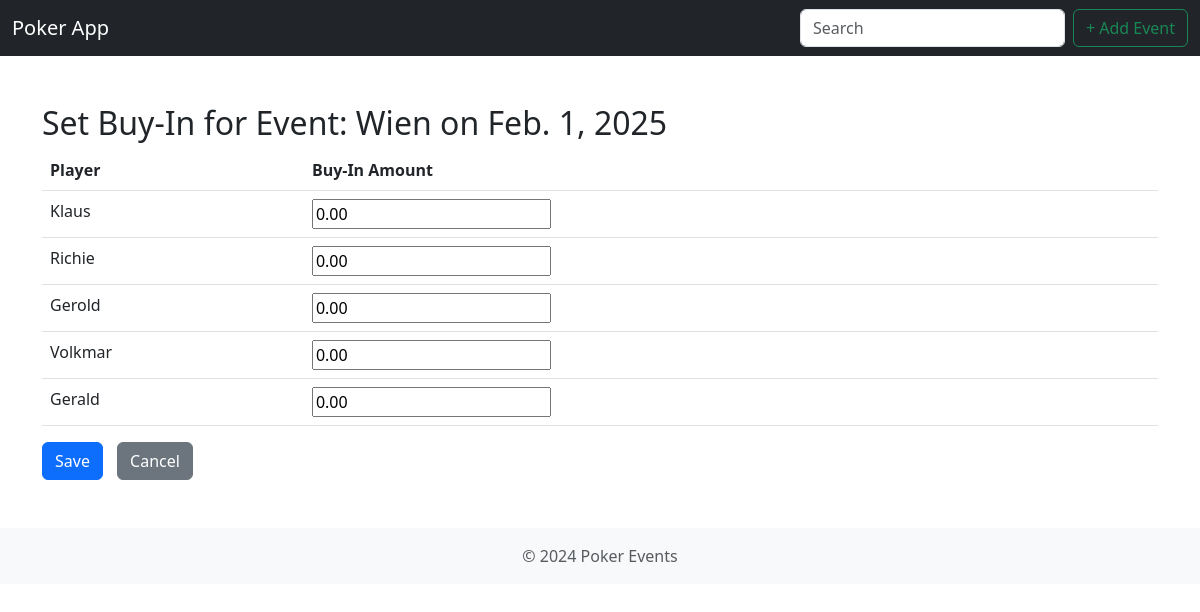
Page /buy_in/2/ on the committed database.
### poker_data/models.py (models this page shows, shortened)
class Event(models.Model):
    host_location = models.CharField(max_length=100, blank=True, null=True)  # formerly "gastgeber_ort"
    participants = models.ManyToManyField(Player, through='EventParticipation', related_name='events')  # formerly "teilnehmer"
    pot = models.DecimalField(max_digits=10, decimal_places=2)
    date = models.DateField()  # formerly "datum" #TODO change format to dd.mm.yyyy
    active = models.BooleanField(default=True)  # formerly "active"
    asop = models.BooleanField(default=False)  # formerly "asop"
    host_player = models.ForeignKey(Player, on_delete=models.SET_NULL, blank=True, null=True, related_name='hosted_events')  # formerly "gastgeber_spieler"

class EventParticipation(models.Model):
    player = models.ForeignKey(Player, on_delete=models.CASCADE, related_name='event_participations')
    event = models.ForeignKey(Event, on_delete=models.CASCADE)
    earnings = models.DecimalField(max_digits=10, decimal_places=2, default=0)
    buy_in = models.DecimalField(max_digits=10, decimal_places=2, default=0)  # New buy-in field

class Player(models.Model):
    name = models.CharField(max_length=100)
    founding_member = models.BooleanField(default=False)
    first_participation = models.DateField(blank=True, null=True)
    total_earnings = models.DecimalField(max_digits=10, decimal_places=2, default=0)

### poker_events/views.py (the view)
# urls.py: path('buy_in/<int:event_id>/', views.buy_in, name='buy_in'),
def buy_in(request, event_id):
    event = get_object_or_404(Event, id=event_id)
    participations = EventParticipation.objects.filter(event=event)
    BuyInFormSet = modelformset_factory(
        EventParticipation,
        fields=('buy_in',),
        extra=0  # No extra empty forms
    )
    if request.method == 'POST':
        formset = BuyInFormSet(request.POST, queryset=participations)
        if formset.is_valid():
            with transaction.atomic():
                for form in formset:
                    participation = form.save(commit=False)
                    event.pot -= participation.buy_in  # Subtract buy-in from event pot
                    participation.save()
                event.save()
            return redirect('home')  # Redirect to home after saving
    else:
        formset = BuyInFormSet(queryset=participations)
    return render(request, 'buy_in.html', {'formset': formset, 'event': event})

### poker_data/context_processors.py (called while the page is built)
def active_events_status(request):
    return {
        'active_events_exist': Event.objects.filter(active=True).exists()
    }

### templates/buy_in.html (shortened to what this page needs)
{% extends 'base.html' %}
{% block content %}
  <div class="container my-5">
    <h2>Set Buy-In for Event: {{ event.host_location }} on {{ event.date }}</h2>
    <form method="post" class="form-group">
      <table class="table">
        <thead>
          <tr>
            <th>Player</th>
            <th>Buy-In Amount</th>
          </tr>
        </thead>
        <tbody>
          {% for form in formset %}
            <tr>
              <td>{{ form.instance.player.name }}</td>
              <td>{{ form.buy_in }}</td>
            </tr>
          {% endfor %}
        </tbody>
      </table>
      <div class="mt-3">
        <button type="submit" class="btn btn-primary">Save</button>
        <a href="{% url 'home' %}" class="btn btn-secondary">Cancel</a>
      </div>
    </form>
  </div>
{% endblock %}

### static/style.css (style rules this page uses)
.btn-secondary { margin-left: 10px; }

### rows in the picture
Event: host_location "Wien", date "Feb. 1, 2025"
EventParticipation: instance.player.name "Klaus"
EventParticipation: instance.player.name "Richie"
EventParticipation: instance.player.name "Gerold"
EventParticipation: instance.player.name "Volkmar"
EventParticipation: instance.player.name "Gerald"
